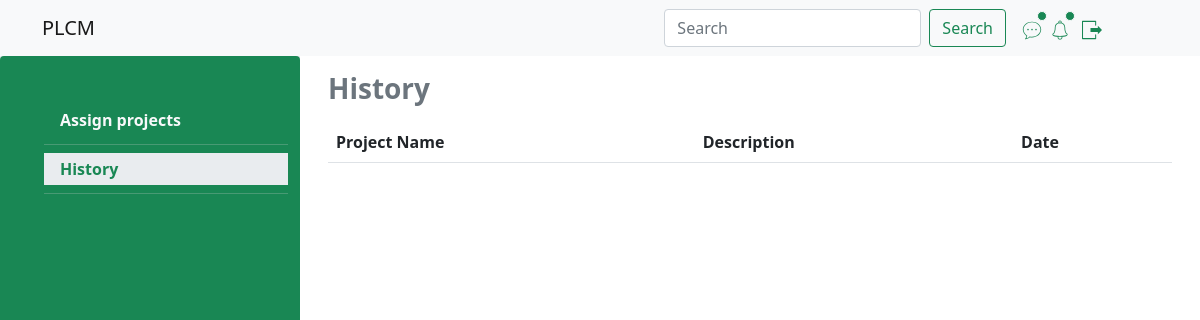
/history.php (signed in), run on an earlier commit of the app's database.
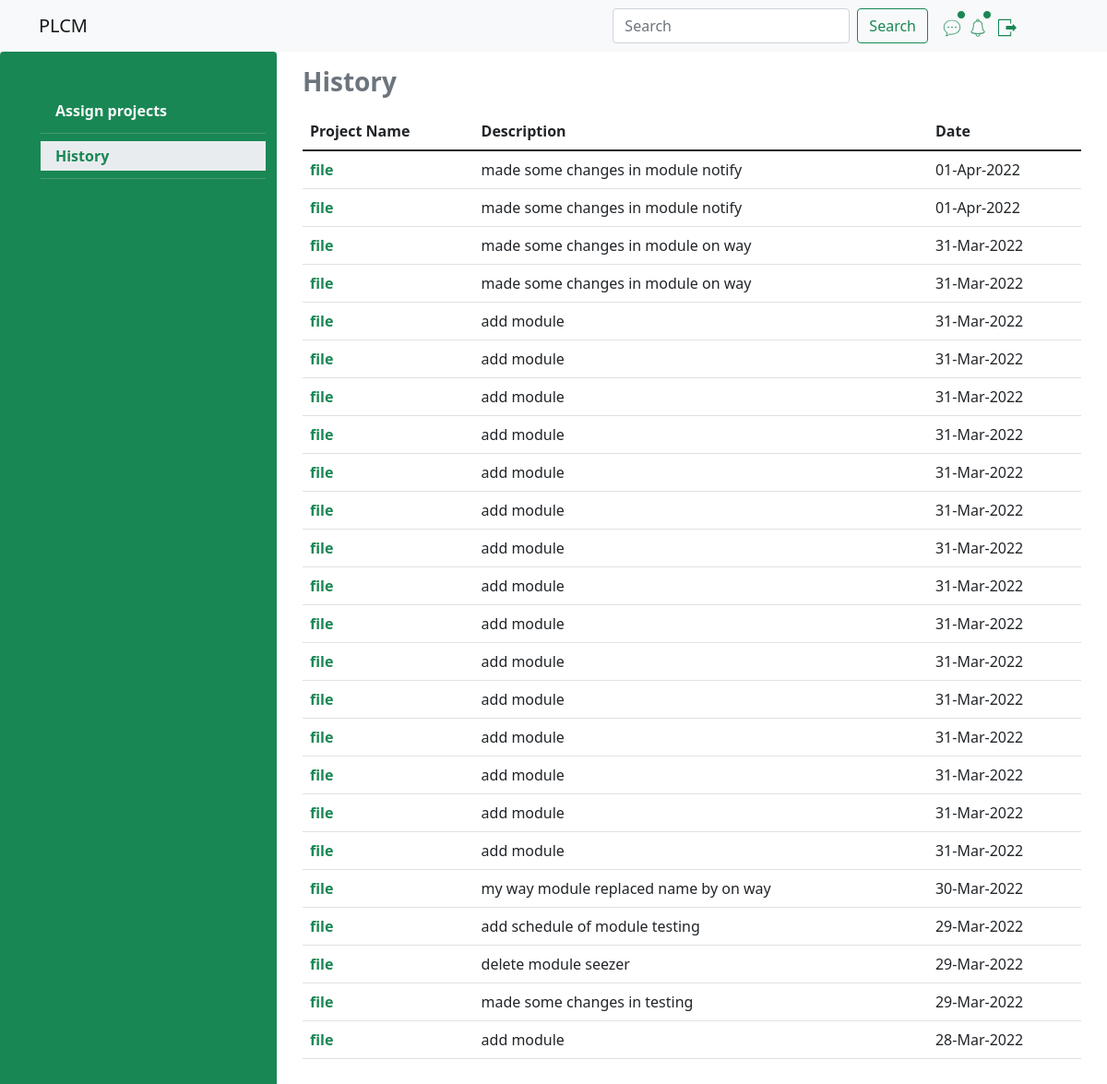
And on a later commit of the database.
### tables this page shows
CREATE TABLE `history` (
  `h_id` int(11) NOT NULL,
  `p_id` int(11) NOT NULL,
  `m_id` int(11) NOT NULL,
  `description` text NOT NULL,
  `date` timestamp NOT NULL DEFAULT current_timestamp()
);

CREATE TABLE `projects` (
  `p_id` int(11) NOT NULL,
  `p_title` text NOT NULL,
  `p_category` text NOT NULL,
  `p_problem` text NOT NULL,
  `p_description` text NOT NULL,
  `file_path` text NOT NULL,
  `a_id` int(11) NOT NULL
);

### history.php (the view, shortened to what this page needs)
<?php
include_once("connection/connection.php");
$id=$_SESSION['id'];
$query="select p_title,history.date,history.description from history,projects where m_id=".$id." and projects.p_id=history.p_id order by h_id desc";
$fetch=mysqli_query($conn,$query);
?>
<!doctype html>
<html lang="en">
  <head>
    <link href="https://cdn.jsdelivr.net/npm/bootstrap@5.1.3/dist/css/bootstrap.min.css" rel="stylesheet">
    <link rel='stylesheet' href='css/style.css'>
    <link rel='stylesheet' href='css/style2.css'>
    <link rel="stylesheet" type="text/css" href="//cdn.datatables.net/1.10.21/css/jquery.dataTables.min.css"/>
  </head>
  <body>
  <div class='container-fluid p-0 responsive'>
  <nav class="navbar navbar-expand-md navbar-light bg-light">
  <div class="container">
  <a class="navbar-brand" href="index.php">PLCM</a>
    <div class="collapse navbar-collapse" id="navbarSupportedContent">
      <form class="d-flex me-2">
        <input class="form-control me-2" type="search" placeholder="Search" aria-label="Search">
        <button class="btn btn-outline-success" type="submit">Search</button>
      </form>
      <div class=' d-flex align-items-center justify-md-content-start justify-content-around'>
      <div class='position-relative chat ms-2  d-inline-block d-md-block mt-md-0 mt-2 '>
<span class="position-absolute top-0 start-100 translate-middle p-1 bg-success border border-light rounded-circle">
  </span>
</div>
<div class=" position-relative ms-2   mt-md-0 mt-2 ">
  <span class="position-absolute top-0  start-100 translate-middle p-1 bg-success border border-light rounded-circle">
  </span>
</div>
      <ul class='navbar-nav me-5 ms-1 mt-md-0 mt-2  '>
      <li class="nav-item dropdown">
          <a class="nav-link dropdown-toggle link_logout" href="#" id="navbarDropdown" role="button" data-bs-toggle="dropdown" aria-expanded="false">
          </a>
        </li>
</ul>
</div>
    </div>
  </div>
</nav>
<section class=' bg h-100'>
  <div class='row m-0 align-items-stretch justify-content-start h-100'>
  <div class='col-md-3 d-none d-md-block  bg-success rounded  '>
  <ul class='menu mt-5'>
  <li><a class="dropdown-item text-light fw-bold  " href="home.php">Assign projects</a></li>
            <li><hr class="dropdown-divider text-light"></li>
            <li><a class="dropdown-item text-light fw-bold active" href="history.php">History</a></li>
            <li><hr class="dropdown-divider text-light"></li>
</ul>
</div>
<div class='col-md-9  bg-body ' >
<div class='row  bg-body p-3 h-auto '>
        <div class='col-12 text-muted h3 fw-bold'>
                History
          </div>
          <div class="table-responsive mt-2">
<table id="userTable" class=' table table-hover '>
        <thead>
            <th>Project Name</th>
            <th>Description</th>
            <th>Date</th>
        </thead>
        <tbody>
           <?php
           if(mysqli_num_rows($fetch)>0){
           while($fet=mysqli_fetch_assoc($fetch)){?>
           <tr>
             <td class='text-success fw-bold'><?php echo $fet['p_title'];?></td>
             <td><?php echo $fet['description'];?></td>
             <td><?php echo date("d-M-Y", strtotime( $fet['date']));?></td>
           </tr>
           <?php }} ?>
        </tbody>
    </table>
                </div>
  </div>
</div>
</div>
</div>
</body>
</html>

### css/style2.css (style rules this page uses)
.row , .col-md-5,.col-md-7 { height:100%; display:flex; justify-content: center; align-items: center; }
.bg { background-color:#e9ecef; }
.active { background-color:#198754!important; }
.menu { list-style:none; position:sticky; left:0px; top:0px; }
.responsive { height:100vh; background-color:#e9ecef; }
.link_logout::after { display:none; }
.active { background-color:#e9ecef!important; color:#198754!important; }

What changed in the data, as far as the page shows it:
added history: p.p_title "file", description "made some changes in module notify", date "01-Apr-2022"
added history: p.p_title "file", description "made some changes in module notify", date "01-Apr-2022"
added history: p.p_title "file", description "made some changes in module on way", date "31-Mar-2022"
added history: p.p_title "file", description "made some changes in module on way", date "31-Mar-2022"
added history: p.p_title "file", description "add module", date "31-Mar-2022"
added history: p.p_title "file", description "add module", date "31-Mar-2022"
added history: p.p_title "file", description "add module", date "31-Mar-2022"
added history: p.p_title "file", description "add module", date "31-Mar-2022"
added history: p.p_title "file", description "add module", date "31-Mar-2022"
added history: p.p_title "file", description "add module", date "31-Mar-2022"
added history: p.p_title "file", description "add module", date "31-Mar-2022"
added history: p.p_title "file", description "add module", date "31-Mar-2022"
added history: p.p_title "file", description "add module", date "31-Mar-2022"
added history: p.p_title "file", description "add module", date "31-Mar-2022"
added history: p.p_title "file", description "add module", date "31-Mar-2022"
added history: p.p_title "file", description "add module", date "31-Mar-2022"
added history: p.p_title "file", description "add module", date "31-Mar-2022"
added history: p.p_title "file", description "add module", date "31-Mar-2022"
added history: p.p_title "file", description "add module", date "31-Mar-2022"
added history: p.p_title "file", description "my way module replaced name by on way", date "30-Mar-2022"
added history: p.p_title "file", description "add schedule of module testing", date "29-Mar-2022"
added history: p.p_title "file", description "delete module seezer", date "29-Mar-2022"
added history: p.p_title "file", description "made some changes in testing", date "29-Mar-2022"
added history: p.p_title "file", description "add module", date "28-Mar-2022"
